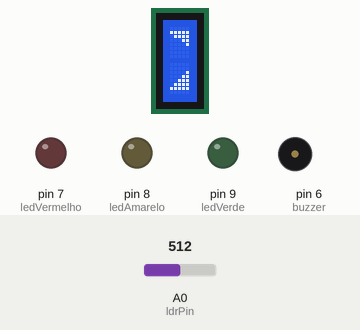
This sketch was run on a simulated Arduino Uno, built with avr-gcc and run on an emulated ATmega328P. Shown: 1×2 character LCD, output pins drawn as LEDs (lit = HIGH), buzzer (waves = sounding). The inputs (shaded band) are chosen by the test bench; at power-on: A0 (ldrPin) = 512. What the sketch prints to the serial monitor is not drawn.

Above: at 4.7 s.
At 11.6 s:
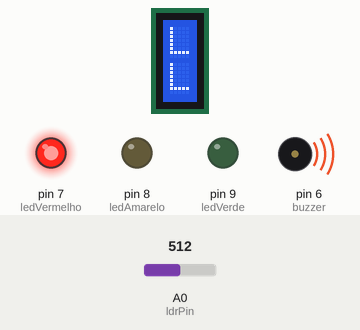
11.7 s: A0 (ldrPin) set to 225
13.6 s: A0 (ldrPin) set to 196
At 14.9 s:
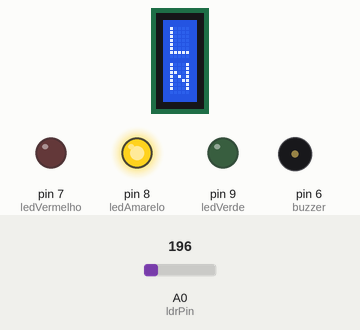
16.5 s: A0 (ldrPin) set to 119
18.0 s: A0 (ldrPin) set to 100
At 19.7 s:
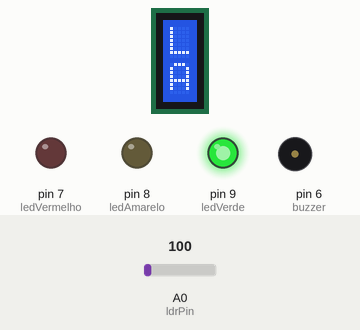
Timing chart, 0 to 20.8 s (numbered marks = the images above; inputs shaded):
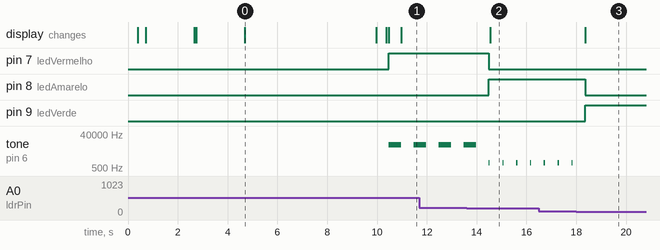

Measured:
- the behaviour switches between 215 and 214 on A0 (ldrPin) (found by bisection; images 1 and 2)
- the behaviour switches between 113 and 112 on A0 (ldrPin) (found by bisection; images 2 and 3)
- after the input at 13.6 s, pin 7 (ledVermelho): HIGH → LOW after 0.89 s; pin 8 (ledAmarelo): LOW → HIGH after 0.89 s; tone on pin 6 (buzzer): alternates 1000 Hz for 0.05 s and silent for 0.50 s, starting after 0.89 s; the display: changes after 0.94 s (image 2)
- after the input at 18.0 s, pin 8 (ledAmarelo): HIGH → LOW after 0.37 s; pin 9 (ledVerde): LOW → HIGH after 0.37 s; tone on pin 6 (buzzer): stops changing and stays silent; the display: changes after 0.37 s (image 3)
- by itself, tone on pin 6 (buzzer): alternates 10000 Hz for 0.50 s and silent for 0.50 s
- what the display in image 0 shows lasts 5.3 s, from 4.7 s to 10.0 s

The sketch:

vinheria_luminosidade.ino
```cpp
#include <LiquidCrystal.h> // Biblioteca para controle do LCD 16x2 sem I2C

// Definindo os pinos do LCD conectados ao Arduino (RS, E, D4, D5, D6, D7)
LiquidCrystal lcd(12, 11, 10, 5, 4, 3, 2);

// desenhando os bytes:
byte z0 [8] = {

  B00000,
  B11111,
  B01111,
  B00011,
  B00001,
  B00000,
  B00000,
};

byte z1[8] = {


  B00000,
  B11111,
  B11111,
  B11111,
  B11111,
  B10000,
  B00011,
  B00111,
};

byte z2[8] = {


  B00000,
  B11111,
  B11111,
  B11111,
  B11111,
  B00111,
  B11111,
  B11111,
};

byte z3[8] = {


  B00000,
  B11111,
  B11110,
  B11100,
  B11000,
  B10000,
  B10000,
  B00000,
};

byte z4[8] = {

  B00000,
  B00000,
  B00001,
  B00011,
  B00111,
  B01111,
  B11111,

};

byte z5[8] = {

  B01111,
  B11111,
  B11110,
  B11111,
  B11111,
  B11111,
  B11111,

};

byte z6[8] = {

  B11111,
  B11110,
  B00000,
  B11111,
  B11111,
  B11111,
  B11111,

};

byte z7[8] = {

  B00000,
  B00000,
  B10000,
  B11000,
  B11100,
  B11110,
  B11111,

};

byte ok1[8] = {

  B00000,
  B00000,
  B00000,
  B00011,
  B01110,
  B01100,
  B11000,
  B11000,

};

byte ok1_2[8] = {

  B00000,
  B00000,
  B11111,
  B00000,
  B00000,
  B00001,
  B00001,
  B00011,

};

byte ok2[8] = {

  B00000,
  B00000,
  B00000,
  B11000,
  B01110,
  B00110,
  B00011,
  B00011,

};

byte ok3[8] = {

  B00011,
  B00011,
  B00110,
  B01110,
  B11000,
  B00000,
  B00000,
  B00000,

};

byte ok3_2[8] = {

  B00010,
  B10110,
  B11100,
  B01000,
  B00000,
  B11111,
  B00000,
  B00000,

};

byte ok4[8] = {

  B11011,
  B11001,
  B01100,
  B01110,
  B00011,
  B00000,
  B00000,
  B00000,

};

// Definição dos pinos dos sensores e atuadores
const int ldrPin = A0;           // Sensor de luminosidade (LDR) no pino analógico A0
const int ledVerde = 9;          // LED verde no pino digital 7
const int ledAmarelo = 8;        // LED amarelo no pino digital 9
const int ledVermelho = 7;       // LED vermelho no pino digital 8
const int buzzer = 6;            // Buzzer (alarme sonoro) no pino digital 6

void setup() {
  // Configura os LEDs e buzzer como saída
  pinMode(ledVerde, OUTPUT);
  pinMode(ledAmarelo, OUTPUT);
  pinMode(ledVermelho, OUTPUT);
  pinMode(buzzer, OUTPUT);

  // inicializando o LCD e animando a logo
  lcd.begin(1,2);
  lcd.setCursor(0,0);
  lcd.setCursor(0,1);
  // criando os chars
  lcd.createChar(0, z0);
  lcd.createChar(1, z1);
  lcd.createChar(2, z2);
  lcd.createChar(3, z3);
  lcd.createChar(4, z4);
  lcd.createChar(5, z5);
  lcd.createChar(6, z6);
  lcd.createChar(7, z7);

  lcd.display();

  for(int i = 0;i < 4; i++){ // printando parte de cima do "Z"
    lcd.setCursor(i, 0);
      lcd.write(byte(i));
      delay(80);
  }

  // printando parte de baixo do "Z"
  lcd.setCursor(0, 1);
  lcd.write(byte(4));
  delay(80);

  lcd.setCursor(1, 1);
  lcd.write(byte(5));
  delay(80);

  lcd.setCursor(2, 1);
  lcd.write(byte(6));
  delay(80);

  lcd.setCursor(3, 1);
  lcd.write(byte(7));
  delay(80);

  for (int j = 0; j < 2; j++) { // quantidade de vezes que o "Z" vai ir e voltar
  for (int i = 0; i < 12; i++) {// fazendo o "Z" percorrer a tela
    lcd.scrollDisplayRight(); // indo para a direita
    delay(80);
  }

  delay(100);  // pausa antes de voltar

  for (int i = 0; i < 12; i++) { // indo para a esquerda
    lcd.scrollDisplayLeft();
    delay(80);
  }
}
  // printando nome do time
  lcd.print("e");
  delay(100);
  lcd.print("t");
  delay(100);
  lcd.print("t");
  delay(100);
  lcd.print("a");
  delay(100);
  lcd.print(" ");
  delay(100);
  lcd.print("W");
  delay(100);
  lcd.print("o");
  delay(100);
  lcd.print("r");
  delay(100);
  lcd.print("k");
  delay(100);
  lcd.print("s");
  delay(3000);

  for(int i = 13;i >= 0; i--) { //nome do time e parte de baixo do "Z" desaparecendo da tela
    lcd.setCursor(i, 1);
      lcd.print(" ");
      delay(100);
}
  // resto do "Z" desaparecendo
  lcd.setCursor(3,0);
  lcd.print(" ");
  delay(100);

  lcd.setCursor(2,0);
  lcd.print(" ");
  delay(100);

  lcd.setCursor(1,0);
  lcd.print(" ");
  delay(100);

  lcd.setCursor(0,0);
  lcd.print(" ");
  delay(100);


  Serial.begin(9600); // Inicia comunicação serial para depuração (monitoramento)
}


void loop() {
  // Lê o valor da luminosidade do ambiente através do LDR
  int leituraLDR = analogRead(ldrPin);
  int luminosidade = map(leituraLDR, 0, 1023, 0, 100); // Converte para 0 a 100%
  Serial.print("Luminosidade: ");
  Serial.print(luminosidade);
  Serial.println("%");

  // Exibe o valor da luminosidade no LCD
  lcd.setCursor(0, 0); // Primeira linha
  lcd.print("Luz: ");
  lcd.print(luminosidade); // Mostra a luminosidade em %
  lcd.print("%     "); // Espaço extra para apagar valores antigos

  // Verifica a faixa de luminosidade e aciona LEDs/buzzer/mensagem correspondente
  if (luminosidade <= 10) {
    // Ambiente OK

    digitalWrite(ledVerde, HIGH);
    digitalWrite(ledAmarelo, LOW);
    digitalWrite(ledVermelho, LOW);
    noTone(buzzer); // Buzzer desligado
    lcd.setCursor(0, 1);
    lcd.print("Ambiente OK    "); // Mensagem de ambiente ideal

  } else if (luminosidade > 10 && luminosidade <= 20) {
    // Nível de Alerta
    digitalWrite(ledVerde, LOW);
    digitalWrite(ledAmarelo, HIGH);
    digitalWrite(ledVermelho, LOW);

    tone(buzzer, 1000); // Toca buzzer em 1kHz
    delay(50); // Buzzer toca por 0,05 segundos

    noTone(buzzer); // Desliga o buzzer

    lcd.setCursor(0, 1);
    lcd.print("Niv. de Alerta"); // Mensagem de alerta

  } else {
    // Problema grave de luminosidade
    digitalWrite(ledVerde, LOW);
    digitalWrite(ledAmarelo, LOW);
    digitalWrite(ledVermelho, HIGH);
    tone(buzzer, 10000); // Buzzer
    delay(500);
    noTone(buzzer); // Desliga o buzzer
    lcd.setCursor(0, 1);
    lcd.print("Luz critica!"); // Mensagem de problema grave
  }

  delay(500); // Aguarda meio segundo antes de repetir
}
```
